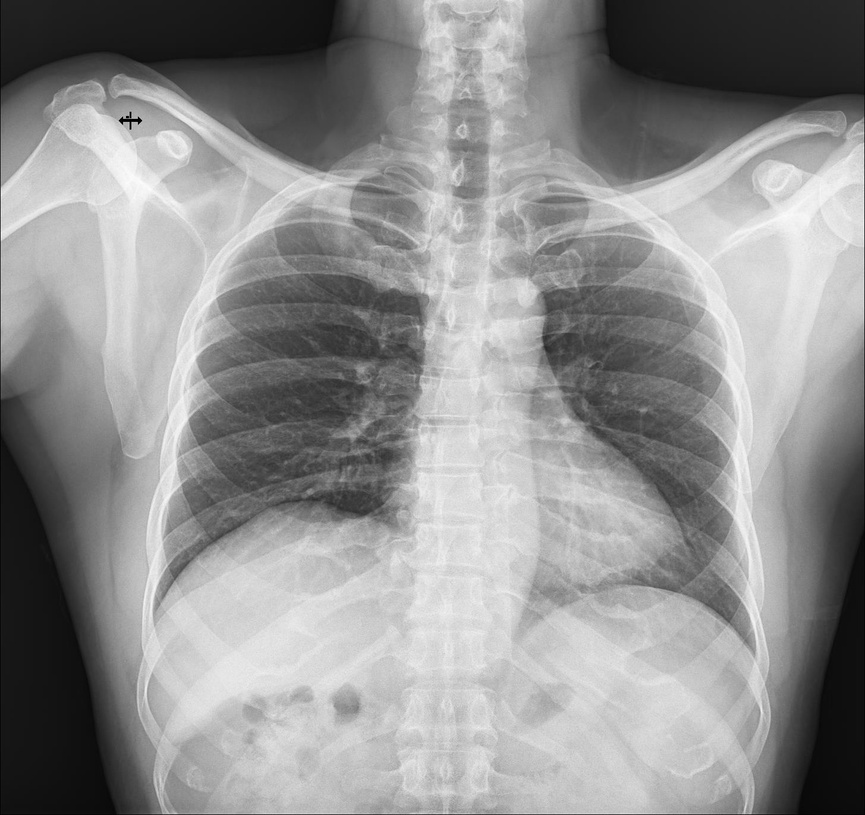
#> input picture notebooks/xray_text_removed.jpg, 865 x 815 px, shrunk from 1455 x 1371 before the run
$ python superpixel.py
#> lines starting #> are read from the running program, lines starting #| are printed output that depends on the picture
import matplotlib.pyplot as plt
import numpy as np

from skimage.io import imread
from skimage.data import astronaut
from skimage.color import rgb2gray
from skimage.filters import sobel
from skimage.segmentation import felzenszwalb, slic, quickshift, watershed
from skimage.segmentation import mark_boundaries
from skimage.util import img_as_float


img_array = imread("notebooks/xray_text_removed.jpg")
#> img_array is the input picture: shape (815, 865, 3); min 0, max 252, mean 144.1

segments_slic = slic(img_array, n_segments=250, compactness=10, sigma=1, start_label=1)
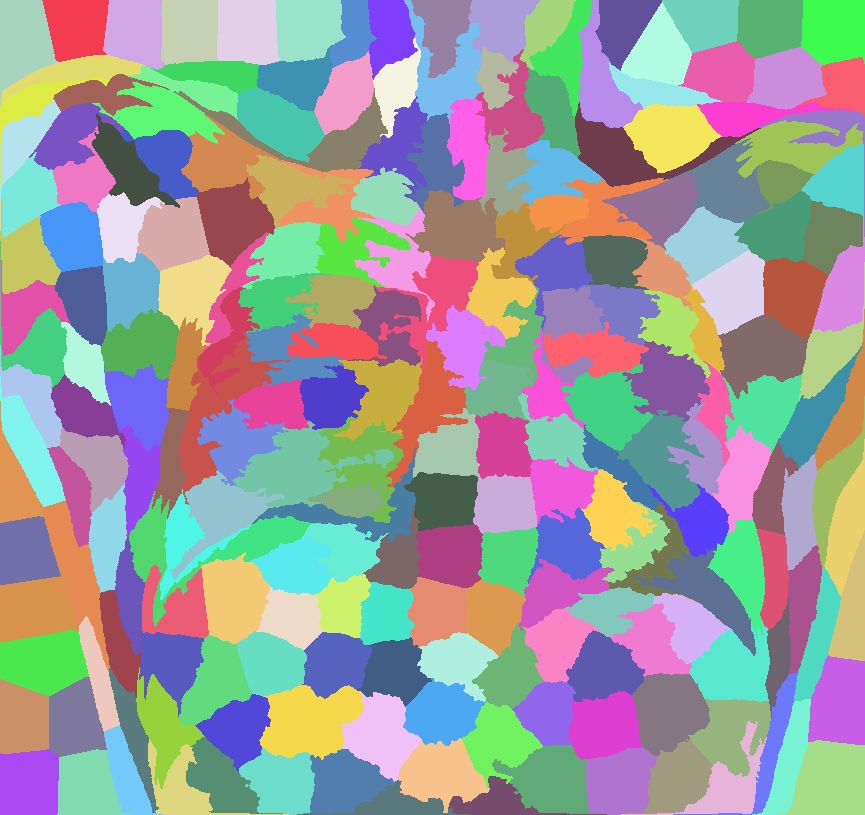
#> segments_slic: shape (815, 865) int64; 230 distinct labels, from 1 to 230; one colour per label, 0 black
print(f"SLIC number of segments: {len(np.unique(segments_slic))}")
#| SLIC number of segments: 230

fig, ax =  plt.subplots(1, 1, figsize=(10, 10))
ax.imshow(mark_boundaries(img_array, segments_slic))
ax.set_title("SLIC")
ax.set_axis_off()

plt.tight_layout()
plt.show()
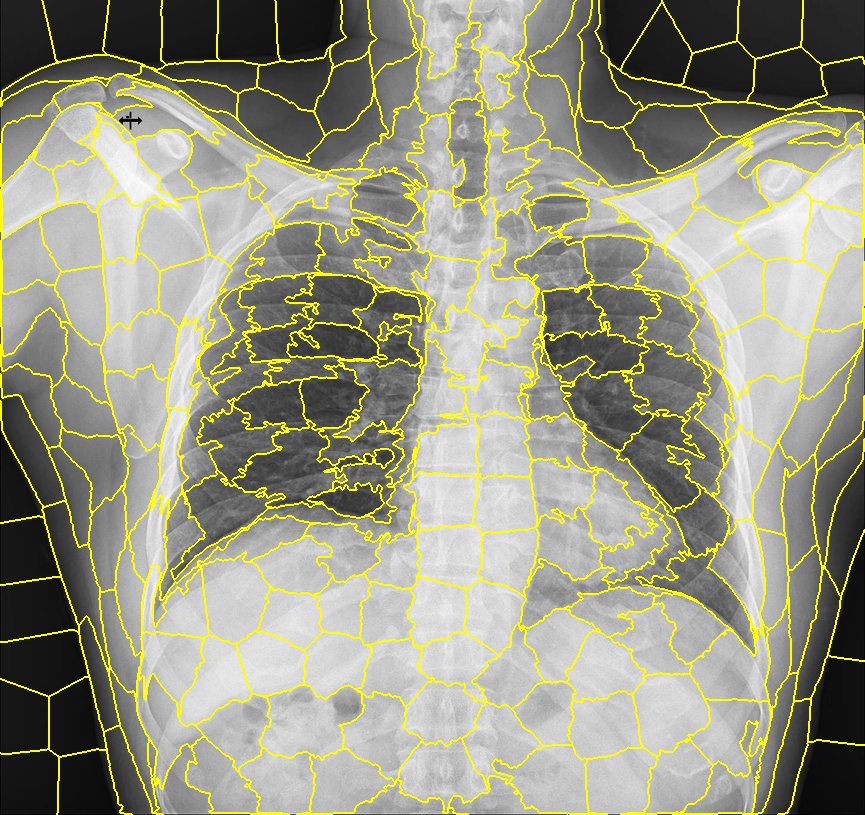
#> shown: shape (815, 865, 3) float64; mean R, G, B 0.605, 0.605, 0.512
